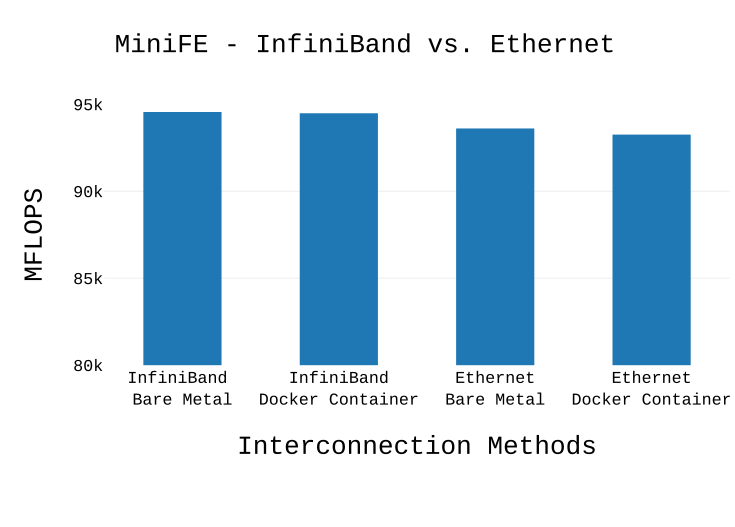

This chart was generated by the following Python code:
import plotly.plotly as py
import plotly.graph_objs as go


trace1 = go.Bar(
		text=dict(family='Courier New, monospace',size=14,color='#000000'),
		x =["InfiniBand <br>Bare Metal",
		"InfiniBand<br>Docker Container",
		"Ethernet<br>Bare Metal",
		"Ethernet<br>Docker Container"],
		y=[94557.72,	94484.96,	93612.56,	93258.69
		]
	       )
data = [trace1]

layout = go.Layout(
		margin = dict(l = 100, r = 0, b = 150, t = -100),
		bargap=0.5,
		barmode='group',
		title="MiniFE - InfiniBand vs. Ethernet",
		titlefont=dict(family='Courier New, monospace',size=25,color='#000000'),

		xaxis=dict( 
			title='Interconnection Methods',
			titlefont=dict(family='Courier New, monospace',size=25,color='#000000'),
			tickfont=dict(family='Courier New, monospace',size=16,color='#000000')
			),
		yaxis=dict(
			title='MFLOPS',
			titlefont=dict(family='Courier New, monospace',size=25,color='#000000'),
			tickfont=dict(family='Courier New, monospace',size=16,color='#000000'),
			range=[80000,95000]
			)

		)



fig = go.Figure(data=data, layout=layout)
py.image.save_as(fig, filename="minife_infiniband_ethernet.pdf") 
